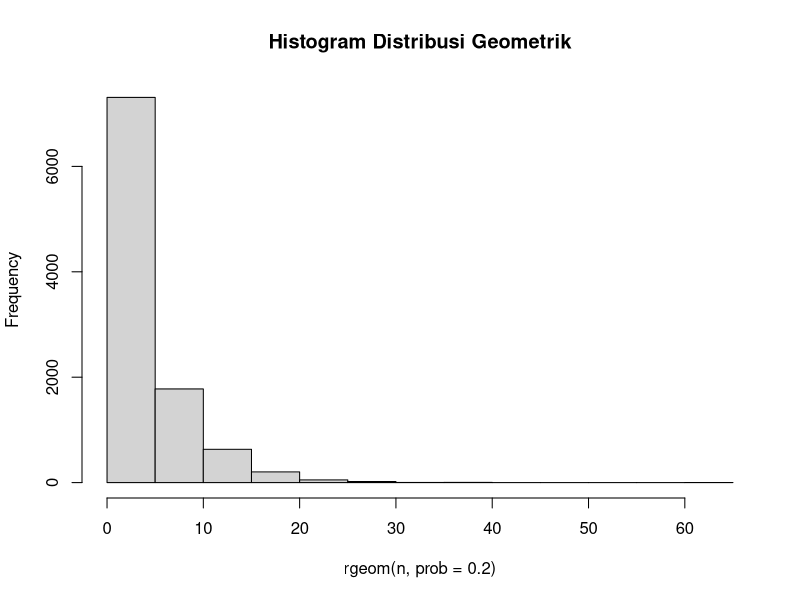
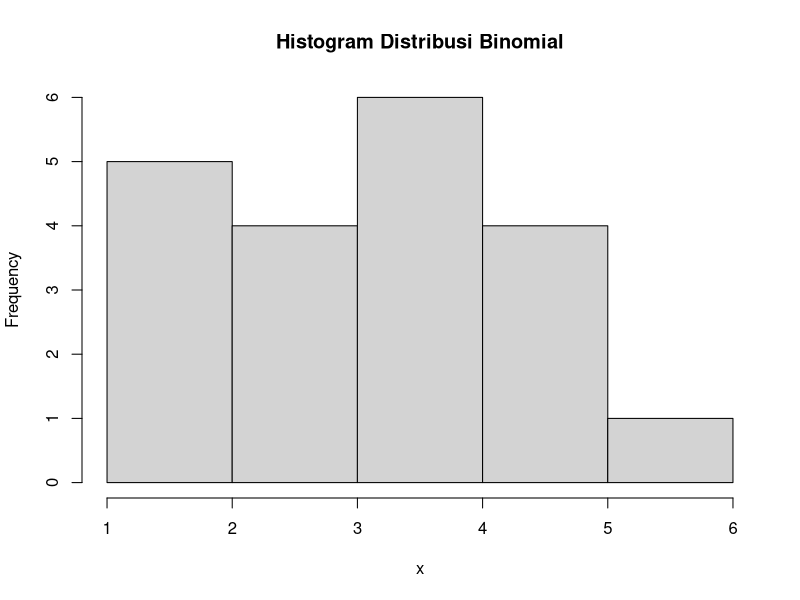
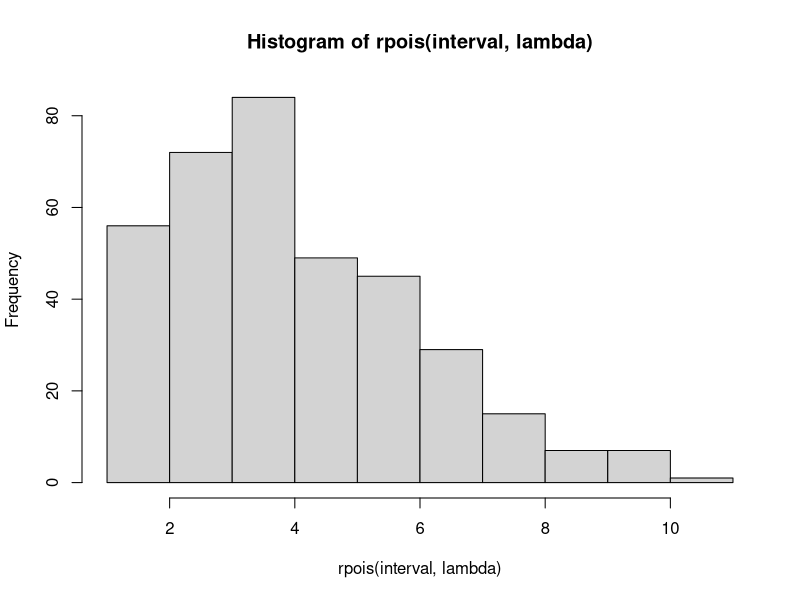
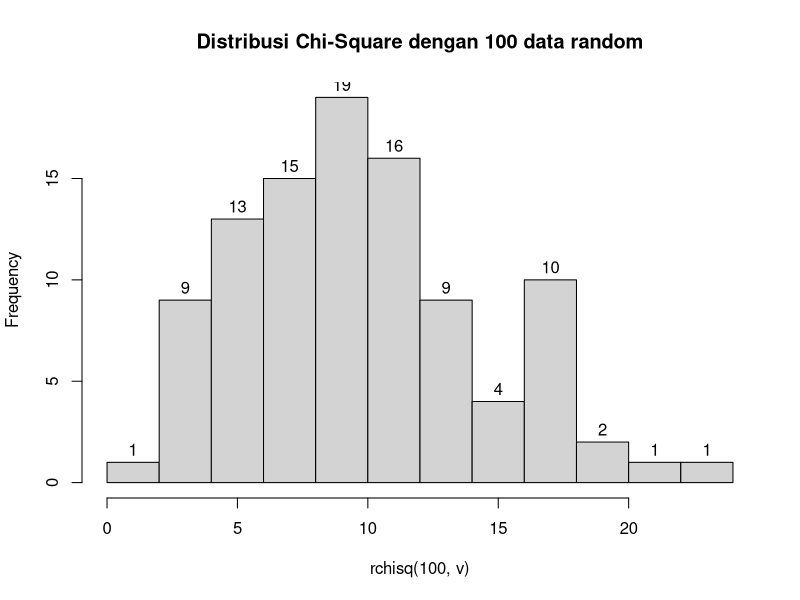
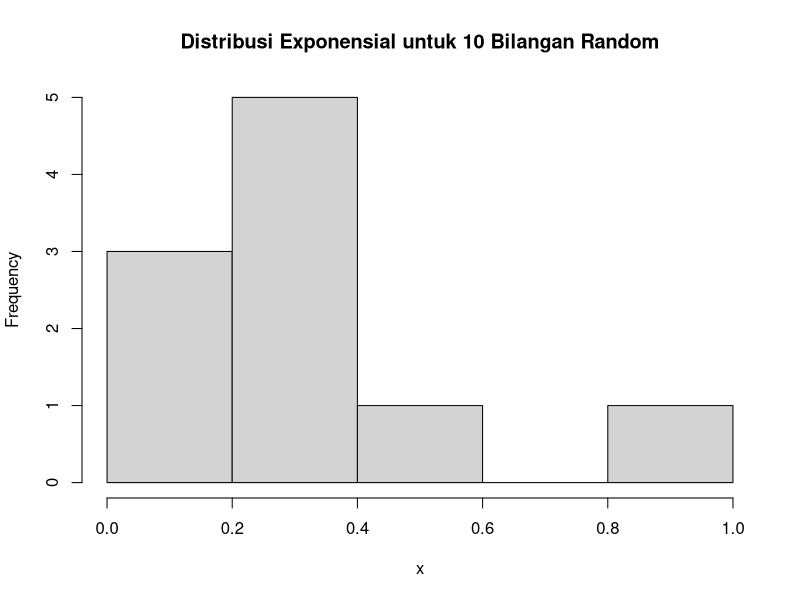
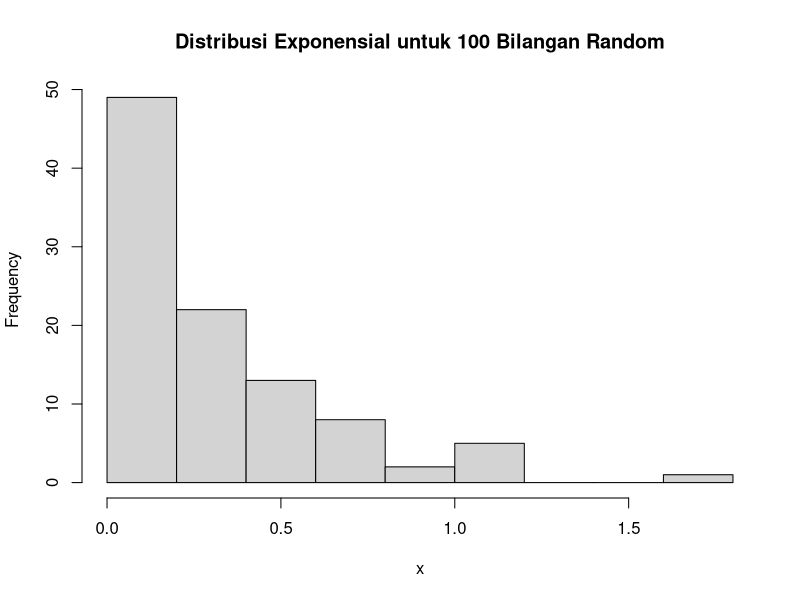
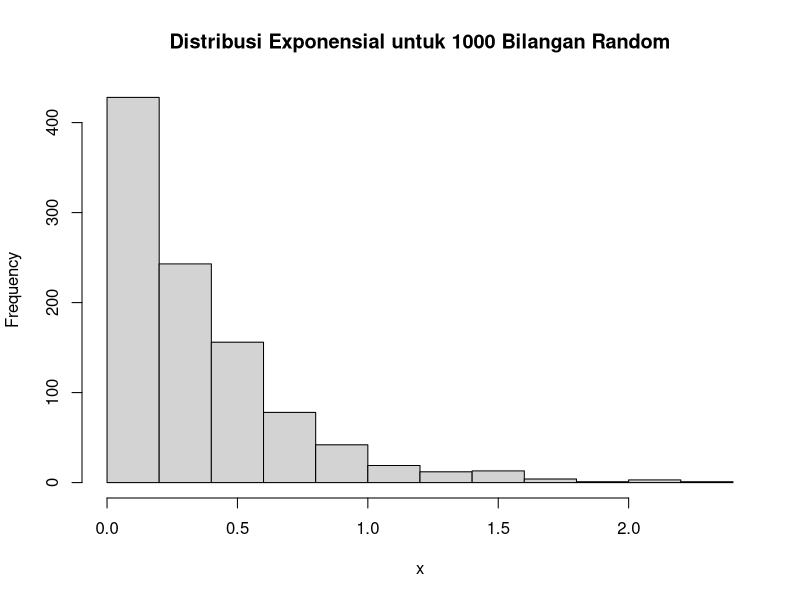
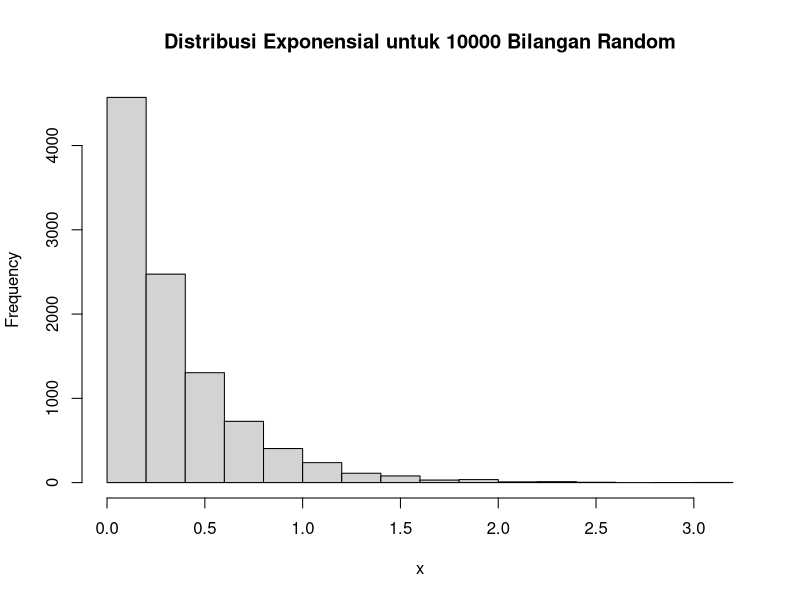

Reproduce these figures in R, in order.
#1 Seorang penyurvei secara acak memilih orang-orang di jalan sampai dia bertemu dengan seseorang yang menghadiri acara vaksinasi sebelumnya.

#1.a Peluang penyurvei bertemu x = 3 orang yang tidak menghadiri acara vaksinasi sebelum keberhasilan pertama ketika p = 0.20 dari populasi menghadiri acara vaksinasi (distribusi geometrik)
x <- 3
p <- 0.20
paste("Hasil : ", dgeom(x,p))

#1.b mean Distribusi geometrik dengan 10000 data random, prob = 0.20 dimana distribusi geometrik acara tersebut X = 3 (Distribusi geometrika acak() == 3)
n  <- 10000
mean(rgeom(n,p) == 3)

#1.c Bandingkan hasil poin a dan b, apa kesimpulan yang didapatkan
# Hasil yang didapatkan adalah a = 0.128 dan b = 0.1076
# Dari hasil tersebut dapat disimpulkan bahwa 

#1.d Histogram Distribusi Geometrik, peluang x = 3 gagal sebelum sukses pertama
hist(rgeom(n,prob = 0.20), main = "Histogram Distribusi Geometrik")

#1.e Nilai rataan dan varian dari distribusi geometrik
rataan = 1/p
paste("Nilai rataan : ",rataan)

varian = (1-p)/p^2
paste("Nilai varian : ",varian)




#2 Terdapat 20 pasien menderita Covid19 dengan peluang sembuh sebesar 0.2. Tentukan :

#2.a Peluang terdapat 4 pasien yang sembuh
n <- 20
peluangSembuh <- 0.2
pasienSembuh <- 4

a = dbinom(pasienSembuh,n,peluangSembuh)
a

#2.b Gambarkan grafik histogram berdasarkan kasus tersebut
hist(rbinom(20, 20, 0.2),
     main = "Histogram Distribusi Binomial",
     xlab = "x")

#2.c Nilai rataan dan varian dari distribusi normal
rataan = pasienSembuh * peluangSembuh
paste("Rataan : ", rataan)
varian = rataan * (1- peluangSembuh)
paste("Varian : ", varian)



#3 Diketahui data dari sebuah tempat bersalin di rumah sakit tertentu menunjukkan rata-rata historis 4,5 bayi lahir di ruamh sakit ini setiap hari. (gunakan Distribusi Poisson)

#3.a Peluang bahwa 6 bayi akan lahir di rumah sakit ini besok
x = 6
lambda = 4.5
paste("Hasil : ",dpois(x,lambda))

#3.b Simulasi dan buat histogram kelahiran 6 bayi akan lahir di rumah sakit ini selama setahun (n = 365)
set.seed(0)
interval = 1:365
hist(rpois(interval, lambda), type="h")

#3.c Bandingkan hasil poin a dan b, apa kesimpulan
#Hasil dari bagian A dikalian 365 memiliki hasil yang mendekati hasil dari bagian b

#3.d Nilai rataan dan varian dari distribusi poisson
rataan = lambda
varian = lambda

paste("Nilai Rataan : ", rataan)
paste("Nilai Varian : ", varian)




#4 Diketahui nilai x = 2 dan v = 10. Tentukan : 

#4.a Fungsi probabilitas dan distribusi chi-square
x <- 2
v <- 10

dchisq(x,v,ncp=0)

#4.b Histogram dari distribusi chi-square dengan 100 data random
hist(rchisq(100,v), main = "Distribusi Chi-Square dengan 100 data random", labels = T)

#4.c Nilai rataan dan varian dari distribusi chi-square
rataan <- v
varian <- 2 * v

paste("Nilai Rataan : ", rataan)
paste("Nilai Varian : ", varian)



#5 Diketahui bilangan acak (random variable) berdistribusi exponential (λ = 3). Tentukan

#5.a Fungsi Probabilitas dan Distribusi Eksponensial
lambda <- 3
peluang <- dexp(1, lambda)
peluang
#5.b Histogram dan Distribusi Eksponensial untuk 10,100,1000, dan 10000 bilangan random
hist(rexp(10, lambda),
     main = "Distribusi Exponensial untuk 10 Bilangan Random",
     xlab = "x")
hist(rexp(100, lambda),
     main = "Distribusi Exponensial untuk 100 Bilangan Random",
     xlab = "x")
hist(rexp(1000, lambda),
     main = "Distribusi Exponensial untuk 1000 Bilangan Random",
     xlab = "x")
hist(rexp(10000, lambda),
     main = "Distribusi Exponensial untuk 10000 Bilangan Random",
     xlab = "x")

#5.c Nilai Rataan dan Varian dari distribusi eksponensial untuk n = 100 dan λ = 3

n <- 100
set.seed(1)
lambda <- 3
rataan = mean(rexp(n,rate = lambda))
varian = sd(rexp(n, rate = lambda))^2

paste("Nilai Rataan : ", rataan)
paste("Nilai Varian : ", varian)


#6 Diketahui generate random nilai sebanyak 100 data, mean = 50 sd 8. Tentukan

#6.a Fungsi Probabilitas dan Distribusi Normal, hitung Z-Score nya dan plot data generate randomnya dalam bentu grafik.
n <- 100
mean <- 50
sd <- 8

rand = rnorm(n, mean, sd)
mean <- mean(rand)
sd <- sd(rand)

x1 <- sample(subset(rand, rand > mean), 1)
x2 <- sample(subset(rand, rand < mean), 1)

peluang <- pnorm(x1, mean, sd) - pnorm(x2, mean, sd)
paste("Peluang : ", peluang)
z<- qnorm(peluang, mean, sd)
paste("Z-Score : ",z)
plot(rand, type = 'h', xlab = "x")
#6.b Generate histogram dari distribusi normal dengan breaks 50 dan format penamaan
hist(rand,
     breaks = 50,
     main = "5025211020_Calvin Janitra_Probstat_Probstat A_DNhistogram",
     xlab = "x")

#6.c Nilai varian dan hasil generate random nilai distribusi normal
varian = sd^2
paste("Varian : ", varian)
